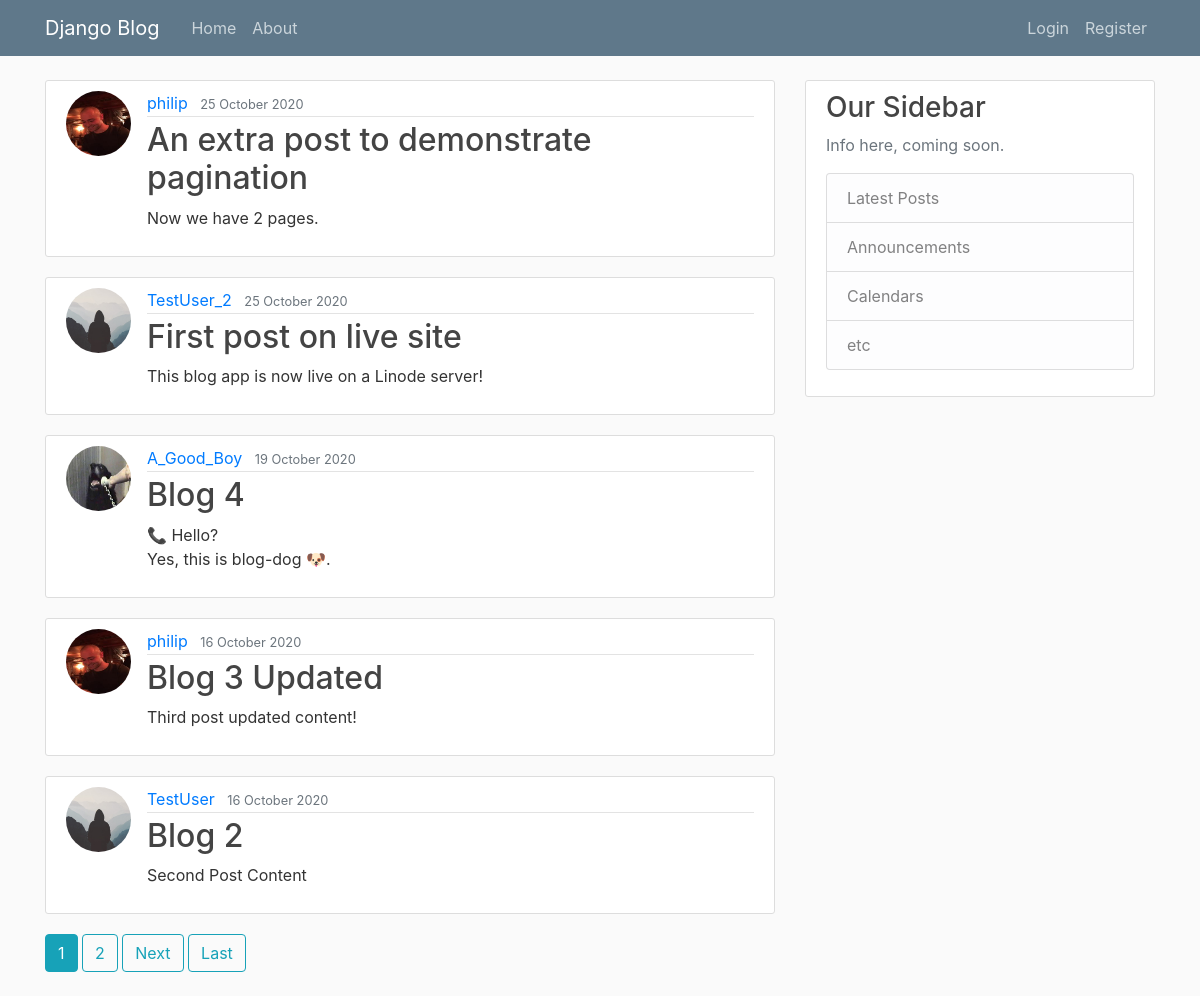
Before: / with the older database file.
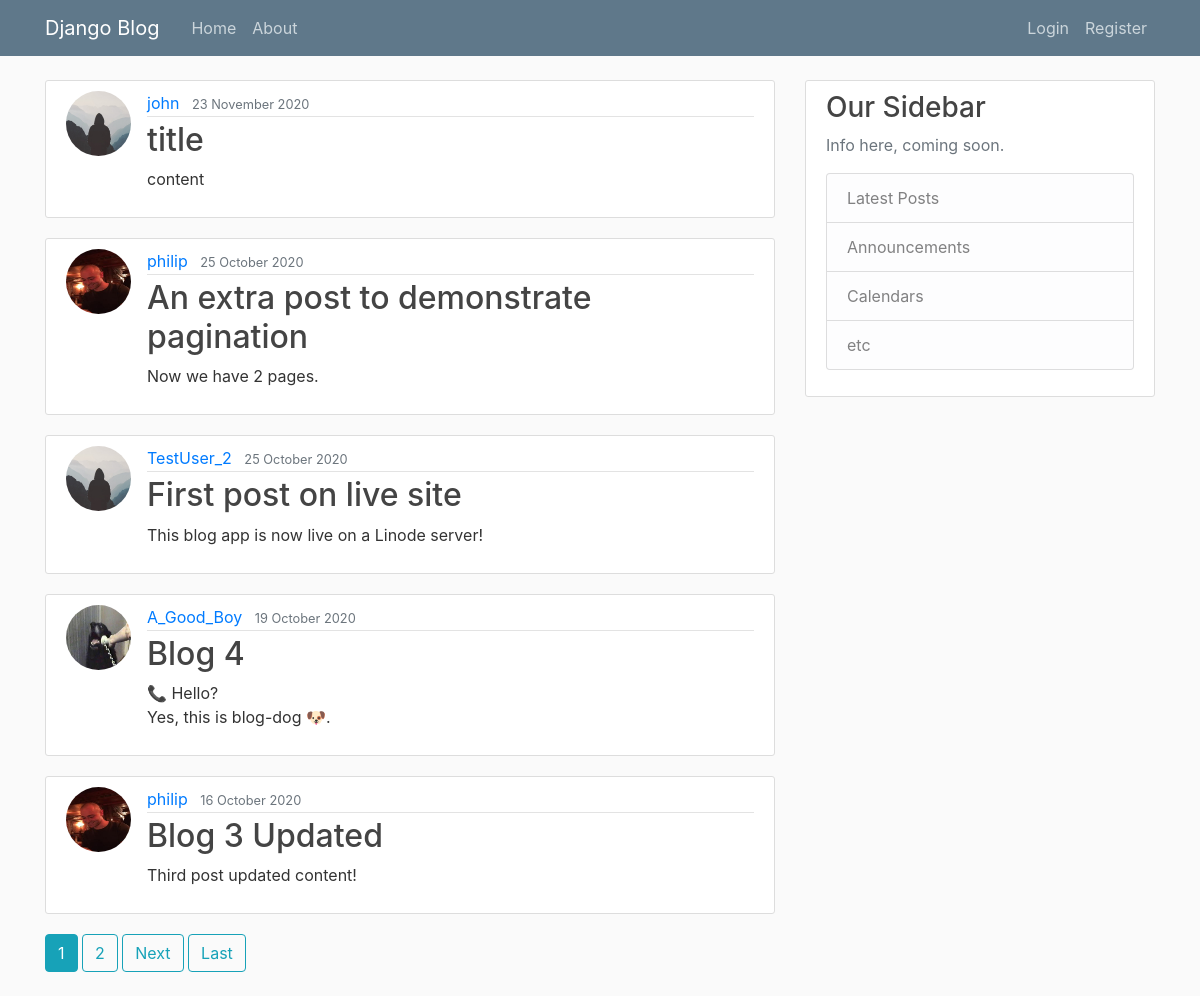
After: the same page with the newer database file.
### blog/models.py (models this page shows, shortened)
class Post(models.Model):
    title = models.CharField(max_length=100)
    content = models.TextField()
    date_posted = models.DateTimeField(default=timezone.now)
    author = models.ForeignKey(User, on_delete=models.CASCADE)

### users/models.py (models this page shows, shortened)
class Profile(models.Model):
    user = models.OneToOneField(User, on_delete=models.CASCADE)
    image = models.ImageField(default='default.jpg', upload_to='profile_pics')

### blog/views.py (the view)
# urls.py: path('', PostListView.as_view(), name='blog-home'),
class PostListView(ListView):
    model = Post
    template_name = 'blog/home.html'
    context_object_name = 'posts'
    ordering = ['-date_posted']
    paginate_by = 5

### blog/templates/blog/home.html (shortened to what this page needs)
{% extends "blog/base.html" %}
{% block content %}
    {% for post in posts %}
        <article class="media content-section">
            <img class="rounded-circle article-img" src="{{ post.author.profile.image.url }}">
            <div class="media-body">
                <div class="article-metadata">
                  <a class="mr-2" href="{% url 'user-posts' post.author.username %}">{{ post.author }}</a>
                  <small class="text-muted">{{ post.date_posted|date:"d F Y" }}</small>
                </div>
                <h2><a class="article-title" href="{% url 'post-detail' post.id %}">{{ post.title }}</a></h2>
                <p class="article-content">{{ post.content }}</p>
          </div>
        </article>
    {% endfor %}
    {% if is_paginated %}
        {% for num in page_obj.paginator.page_range %}
            {% if page_obj.number == num %}
                <a class="btn btn-info mb-4" href="?page={{ num }}">{{ num }}</a>
            {% elif num > page_obj.number|add:'-3' and num < page_obj.number|add:'3' %}
                <a class="btn btn-outline-info mb-4" href="?page={{ num }}">{{ num }}</a>
            {% endif%}
        {% endfor %}
        {% if page_obj.has_next %}
            <a class="btn btn-outline-info mb-4" href="?page={{ page_obj.next_page_number }}">Next</a>
            <a class="btn btn-outline-info mb-4" href="?page={{ page_obj.paginator.num_pages }}">Last</a>
        {% endif %}
    {% endif %}
{% endblock content %}

### blog/templates/blog/base.html (shortened to what this page needs)
{% load static %}
<html lang="en">
<head>
    <link rel="stylesheet" href="https://maxcdn.bootstrapcdn.com/bootstrap/4.0.0/css/bootstrap.min.css">
    <link rel="stylesheet" type="text/css" href="{% static 'blog/main.css' %}">
</head>
<body>
    <header class="site-header">
      <nav class="navbar navbar-expand-md navbar-dark bg-steel fixed-top">
        <div class="container">
          <a class="navbar-brand mr-4" href="{% url 'blog-home' %}">Django Blog</a>
          <div class="collapse navbar-collapse" id="navbarToggle">
            <div class="navbar-nav mr-auto">
              <a class="nav-item nav-link" href="{% url 'blog-home' %}">Home</a>
              <a class="nav-item nav-link" href="{% url 'blog-about' %}">About</a>
            </div>
            <div class="navbar-nav">
                {% if user.is_authenticated %}
                    <a class="nav-item nav-link" href="{% url 'post-create' %}">New Post</a>
                    <a class="nav-item nav-link" href="{% url 'profile' %}">Profile</a>
                    <a class="nav-item nav-link" href="{% url 'logout' %}">Logout</a>
                {% else %}
                    <a class="nav-item nav-link" href="{% url 'login' %}">Login</a>
                    <a class="nav-item nav-link" href="{% url 'register' %}">Register</a>
                {% endif %}
            </div>
          </div>
        </div>
      </nav>
    </header>
    <main role="main" class="container">
      <div class="row">
        <div class="col-md-8">
            {% block content %}{% endblock %}
        </div>
        <div class="col-md-4">
          <div class="content-section">
            <h3>Our Sidebar</h3>
            <p class='text-muted'>Info here, coming soon.
              <ul class="list-group">
                <a href="{% url 'latest-posts' %}" class="list-group-item list-group-item-light">Latest Posts</a>
                <a href="{% url 'announcements' %}" class="list-group-item list-group-item-light">Announcements</a>
                <li class="list-group-item list-group-item-light">Calendars</li>
                <li class="list-group-item list-group-item-light">etc</li>
              </ul>
            </p>
          </div>
        </div>
      </div>
    </main>
</body>
</html>

### blog/static/blog/main.css (style rules this page uses)
body { background: #fafafa; color: #333333; margin-top: 5rem; }
h1, h2, h3, h4, h5, h6 { color: #444444; }
ul { margin: 0; }
.bg-steel { background-color: #5f788a; }
.site-header .navbar-nav .nav-link { color: #cbd5db; }
.content-section { background: #ffffff; padding: 10px 20px; border: 1px solid #dddddd; border-radius: 3px; margin-bottom: 20px; }
.article-title { color: #444444; }
.article-content { white-space: pre-line; }
.article-img { height: 65px; width: 65px; margin-right: 16px; }
.article-metadata { padding-bottom: 1px; margin-bottom: 4px; border-bottom: 1px solid #e3e3e3 }

Changed rows visible on the page:
no longer on this page (row unchanged): Post: author.profile.image (placeholder picture), author "TestUser", date_posted "16 October 2020", title "Blog 2", content "Second Post Content"
added Post: author.profile.image (placeholder picture), author "john", date_posted "23 November 2020", title "title", content "content"
